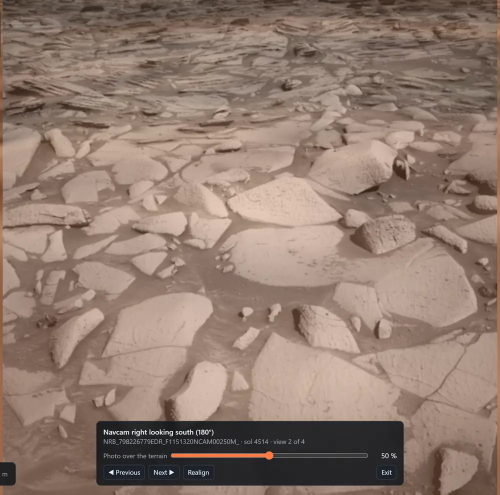
#> input picture web/home/assets/photo-3d-1000.webp, 1000 x 989 px (shown at 1/2 size)
$ python -i photo_skyline.py   (imports and definitions only)
#> lines starting #> are read from the running program, lines starting #| are printed output that depends on the picture
"""Compare Navcam skylines with the skyline of the 1 m DEM (P3 block 2 check).

Run ``python -m src.viz3d.photo_skyline --help`` from the repository root.

For each photo it uses the 768 px, 40-degree comparison image made by
build_rover_photos.py (same heading and pitch as the camera, zero roll, lens
distortion removed, transparent where the photo has no pixels) and:

1. ray-casts the DEM through every column of that pinhole frame and finds the
   topmost row whose ray meets terrain inside the 2 x 2 km box (curvature drop
   d^2/2R included). The grazing point is where the terrain's angle along that
   ray is largest. The skyline is an "in_box" feature when the grazing point is
   inside the box (a crest: the ray rises above the terrain behind it), and the
   "box_edge" when it lies within EDGE_MARGIN_M of the box boundary (the terrain
   still rises there and is only cut off, so the ray leaves the box before rising
   above it and the true skyline lies beyond the DEM);
2. finds the photo's own sky/ground boundary: the sky is the large smooth
   region connected to the top of the frame (gradient of the Gaussian-smoothed
   image below a threshold), scanned down each column, the boundary placed at the
   strongest vertical intensity step just below the end of that sky run;
3. compares both only where the DEM skyline is an in-box feature. The difference
   is DEM row minus photo row: negative means the DEM puts ground where the photo
   shows sky (an in-box disagreement); positive means the photo's skyline is
   higher, which can be farther terrain outside the box and is not an error.

Writes one figure per requested photo and a JSON with every number, plus an
aggregate over all selected photos within a pitch limit. Paths are explicit;
nothing is downloaded and the catalogue is only read.
"""
from __future__ import annotations

import argparse
import json
import math
from pathlib import Path

import matplotlib
# [1 line not run here, left out]
import matplotlib.pyplot as plt  # noqa: E402
import numpy as np  # noqa: E402
from PIL import Image  # noqa: E402
import rasterio  # noqa: E402
from scipy import ndimage  # noqa: E402

SCHEMA_VERSION = 1
SIZE = 768                              # comparison image side, pixels
FOV_DEG = 40.0                          # comparison image field of view
FOCAL_PX = (SIZE / 2) / math.tan(math.radians(FOV_DEG / 2))
MARS_RADIUS_M = 3_396_190.0             # sphere of the DEM CRS
STEP_M = 0.5                            # horizontal ray-marching step (DEM cell 1 m)
EDGE_MARGIN_M = 2.0                     # a grazing point this close to the box boundary is the box edge
SEARCH_TOP_ROW = -SIZE / 2              # the DEM search reaches half a frame above the image
BISECTION_STEPS = 16                    # (768 + 384) px / 2^16 = 0.02 px
COLUMN_CHUNK = 128
SKY_SIGMA_PX = 2.0                      # Gaussian smoothing before the gradient
SKY_MAX_GRADIENT = 1.5                  # grey levels per pixel; sky is smoother than this
SKY_MIN_AREA = 0.01                     # sky component: at least 1 % of the valid pixels
EDGE_RIM_PX = 2                         # ignored rim of the photo next to transparent pixels
REFINE_BELOW_PX = 6                     # search window for the boundary below the end of the sky run
MEDIAN_COLUMNS = 5                      # median filter across columns of the photo skyline
LIMIT_DEG = 1.0
HIDDEN_MIN_DEG = 0.5                    # photo skyline this far above an in-box crest: crest seen against terrain
HIDDEN_WINDOW_PX = 18                   # search +-18 px (about 1 degree) around the DEM crest
HIDDEN_TOLERANCE_PX = 3
ALIGN_SHIFT_PX = 60                     # offset search range, +-60 px (about +-3.3 degrees)
ALIGN_TOLERANCE_PX = 3.0


# [9 lines left out: function camera_basis, not called in this run]


def column_offsets():
    """Ray coordinate a of each column centre: ray = forward + a*right + b*down."""
    return (np.arange(SIZE) + 0.5 - SIZE / 2) / FOCAL_PX


def row_to_b(row):
    return (np.asarray(row, dtype=float) + 0.5 - SIZE / 2) / FOCAL_PX


def depression_deg(row, a):
    """Angle of a row below the optical axis, measured inside its column."""
    return np.degrees(np.arctan2(row_to_b(row), np.sqrt(1 + np.asarray(a) ** 2)))


class Dem:
    """North-up float DEM with bilinear sampling between cell centres."""

    # [100 lines left out: functions __init__, sample, _exit_distance, _march, dem_skyline, not called in this run]


def _gradients(image):
    """Grey image, valid mask and Sobel gradients (grey levels per pixel) after the Gaussian."""
    rgba = np.asarray(image.convert("RGBA"), dtype=float)
    if rgba.shape[:2] != (SIZE, SIZE):
        raise ValueError(f"Comparison image must be {SIZE} x {SIZE}")
    grey = rgba[..., :3].mean(axis=2)
    # The 2 px rim next to transparent pixels holds resampled frame-border artefacts.
    valid = ndimage.binary_erosion(rgba[..., 3] > 0, iterations=EDGE_RIM_PX, border_value=1)
    if not valid.all():
        if not valid.any():
            raise ValueError("Comparison image has no pixels")
        _, (ri, ci) = ndimage.distance_transform_edt(~valid, return_indices=True)
        grey = grey[ri, ci]
    smooth = ndimage.gaussian_filter(grey, SKY_SIGMA_PX)
    return grey, valid, ndimage.sobel(smooth, axis=0) / 8, ndimage.sobel(smooth, axis=1) / 8


# [9 lines left out: function _peak, not called in this run]


def photo_skyline(image, debug_path=None):
    """Sky/ground boundary per column of a comparison image.

    Method: grey = mean of RGB; transparent pixels and an EDGE_RIM_PX rim next to
    them (resampled frame-border artefacts) take the nearest valid value (so they
    make no edges) and are otherwise ignored. After a Gaussian of
    SKY_SIGMA_PX, a pixel is smooth when its Sobel gradient is below
    SKY_MAX_GRADIENT grey levels per pixel. The sky is every smooth 4-connected
    component that touches the top row and holds at least SKY_MIN_AREA of the
    valid pixels (transparent pixels count as smooth for connectivity); islands
    enclosed by sky (stars, hot pixels, scraps of faint haze) are filled. Scanning
    each column down from its first valid pixel, the sky run ends at the first
    valid non-sky pixel; the boundary is the strongest vertical intensity step in
    the next REFINE_BELOW_PX rows (parabolic sub-pixel), then a median filter of
    MEDIAN_COLUMNS columns. Brightness is not assumed: the sky may be brighter
    or darker than the ground.

    Returns row (float, NaN when undefined) and status per column: "ok",
    "ground_at_top" (the skyline is above the frame or hidden), "no_ground",
    "no_pixels"; and the first valid row of each column.
    """
    grey, valid, gy, gx = _gradients(image)
    candidate = (np.hypot(gx, gy) < SKY_MAX_GRADIENT) | ~valid
    labels, _ = ndimage.label(candidate)
    top = np.unique(labels[0][labels[0] > 0])
    sky_labels = []
    if top.size:
        area = np.atleast_1d(ndimage.sum(valid, labels, index=top))
        sky_labels = top[area >= SKY_MIN_AREA * valid.sum()]
    # Islands enclosed by sky (stars, hot pixels, scraps of faint haze) become sky.
    sky = ndimage.binary_fill_holes(np.isin(labels, sky_labels)) & valid

    raw = np.full(SIZE, np.nan)
    status = np.full(SIZE, "ok", dtype=object)
    first_valid = np.full(SIZE, -1)
    for col in range(SIZE):
        rows_valid = np.flatnonzero(valid[:, col])
        if rows_valid.size == 0:
            status[col] = "no_pixels"
            continue
        first = rows_valid[0]
        first_valid[col] = first
        ground = np.flatnonzero(valid[first:, col] & ~sky[first:, col]) + first
        if ground.size == 0:
            status[col] = "no_ground"
            continue
        start = ground[0]
        if start == first:
            status[col] = "ground_at_top"
            continue
        window = np.arange(max(start - 1, first + 1), min(start + REFINE_BELOW_PX, SIZE - 1))
        # The centred difference of a smoothed step peaks between the last sky row
        # and the first ground row: the same pixel-centre convention as the DEM row.
        raw[col] = window[0] + _peak(np.abs(gy[window, col]))
    row = raw.copy()
    ok = status == "ok"
    half = MEDIAN_COLUMNS // 2
    for col in np.flatnonzero(ok):
        neighbours = raw[max(0, col - half):col + half + 1]
        row[col] = np.nanmedian(neighbours)
    if debug_path is not None:
        view = np.dstack([grey, grey, grey]).astype(np.uint8)
        view[sky] = (0.5 * view[sky] + [0, 0, 120]).astype(np.uint8)
        Image.fromarray(view).save(debug_path, quality=85)
    return row, status, first_valid


# [115 lines left out: functions _summary, compare, hidden_crest_edges, alignment, not called in this run]


def _rounded(values, digits=2):
    return [None if not np.isfinite(v) else round(float(v), digits) for v in np.asarray(values, dtype=float)]


# [25 lines left out: function analyse, not called in this run]


def _pct(value):
    return "n/a" if value is None else f"{100 * value:.0f}%"


def _array(values):
    return np.array([np.nan if v is None else v for v in values], dtype=float)


# [229 lines left out: functions _draw_lines, figure, pooled, _hidden_summary, _alignment_summary, run and 1 more, not called in this run]


# [2 lines not run here, left out]

>>> import cv2
>>> picture = cv2.imread('../../web/home/assets/photo-3d-1000.webp', cv2.IMREAD_GRAYSCALE)
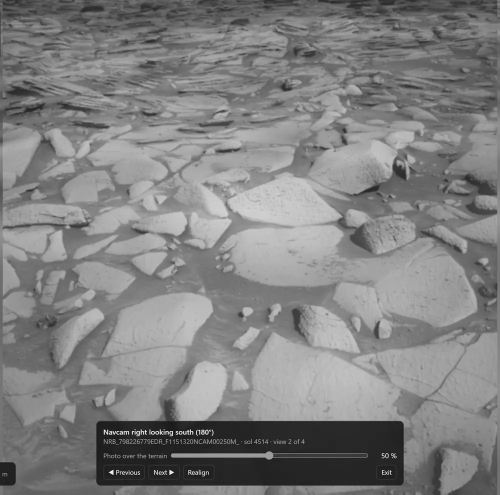
#> picture: shape (989, 1000) (shown at 1/2 size); min 0, max 255, mean 128.8
#> (the run stopped early here; a loop or call above may not have finished)
